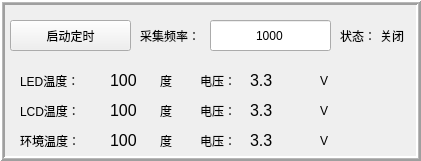
    <widget class="QFrame" name="frame_8">
     <property name="geometry">
      <rect>
       <x>380</x>
       <y>250</y>
       <width>421</width>
       <height>161</height>
      </rect>
     </property>
     <property name="contextMenuPolicy">
      <enum>Qt::DefaultContextMenu</enum>
     </property>
     <property name="frameShape">
      <enum>QFrame::Box</enum>
     </property>
     <property name="frameShadow">
      <enum>QFrame::Raised</enum>
     </property>
     <property name="lineWidth">
      <number>2</number>
     </property>
     <property name="midLineWidth">
      <number>1</number>
     </property>
     <widget class="QLabel" name="label_31">
      <property name="geometry">
       <rect>
        <x>20</x>
        <y>60</y>
        <width>81</width>
        <height>41</height>
       </rect>
      </property>
      <property name="font">
       <font>
        <family>Arial</family>
        <pointsize>9</pointsize>
       </font>
      </property>
      <property name="text">
       <string>LED温度：</string>
      </property>
     </widget>
     <widget class="QLabel" name="temp1Label">
      <property name="geometry">
       <rect>
        <x>110</x>
        <y>60</y>
        <width>41</width>
        <height>41</height>
       </rect>
      </property>
      <property name="font">
       <font>
        <family>Arial</family>
        <pointsize>12</pointsize>
       </font>
      </property>
      <property name="text">
       <string>100</string>
      </property>
     </widget>
     <widget class="QLabel" name="label_33">
      <property name="geometry">
       <rect>
        <x>160</x>
        <y>60</y>
        <width>21</width>
        <height>41</height>
       </rect>
      </property>
      <property name="font">
       <font>
        <family>Arial</family>
        <pointsize>9</pointsize>
       </font>
      </property>
      <property name="text">
       <string>度</string>
      </property>
     </widget>
     <widget class="QLabel" name="label_32">
      <property name="geometry">
       <rect>
        <x>20</x>
        <y>90</y>
        <width>81</width>
        <height>41</height>
       </rect>
      </property>
      <property name="font">
       <font>
        <family>Arial</family>
        <pointsize>9</pointsize>
       </font>
      </property>
      <property name="text">
       <string>LCD温度：</string>
      </property>
     </widget>
     <widget class="QLabel" name="temp2Label">
      <property name="geometry">
       <rect>
        <x>110</x>
        <y>90</y>
        <width>41</width>
        <height>41</height>
       </rect>
      </property>
      <property name="font">
       <font>
        <family>Arial</family>
        <pointsize>12</pointsize>
       </font>
      </property>
      <property name="text">
       <string>100</string>
      </property>
     </widget>
     <widget class="QLabel" name="label_35">
      <property name="geometry">
       <rect>
        <x>160</x>
        <y>90</y>
        <width>21</width>
        <height>41</height>
       </rect>
      </property>
      <property name="font">
       <font>
        <family>Arial</family>
        <pointsize>9</pointsize>
       </font>
      </property>
      <property name="text">
       <string>度</string>
      </property>
     </widget>
     <widget class="QLabel" name="label_36">
      <property name="geometry">
       <rect>
        <x>140</x>
        <y>20</y>
        <width>71</width>
        <height>31</height>
       </rect>
      </property>
      <property name="font">
       <font>
        <family>Arial</family>
        <pointsize>9</pointsize>
       </font>
      </property>
      <property name="text">
       <string>采集频率：</string>
      </property>
     </widget>
     <widget class="QLabel" name="label_37">
      <property name="geometry">
       <rect>
        <x>340</x>
        <y>20</y>
        <width>41</width>
        <height>31</height>
       </rect>
      </property>
      <property name="font">
       <font>
        <family>Arial</family>
        <pointsize>9</pointsize>
       </font>
      </property>
      <property name="text">
       <string>状态：</string>
      </property>
     </widget>
     <widget class="QLabel" name="tempFlagLabel">
      <property name="geometry">
       <rect>
        <x>380</x>
        <y>20</y>
        <width>31</width>
        <height>31</height>
       </rect>
      </property>
      <property name="font">
       <font>
        <family>Arial</family>
        <pointsize>9</pointsize>
       </font>
      </property>
      <property name="text">
       <string>关闭</string>
      </property>
     </widget>
     <widget class="QPushButton" name="updateTempButton">
      <property name="geometry">
       <rect>
        <x>10</x>
        <y>20</y>
        <width>121</width>
        <height>31</height>
       </rect>
      </property>
      <property name="maximumSize">
       <size>
        <width>121</width>
        <height>16777215</height>
       </size>
      </property>
      <property name="text">
       <string>启动定时</string>
      </property>
     </widget>
     <widget class="QLabel" name="label_34">
      <property name="geometry">
       <rect>
        <x>20</x>
        <y>120</y>
        <width>81</width>
        <height>41</height>
       </rect>
      </property>
      <property name="font">
       <font>
        <family>Arial</family>
        <pointsize>9</pointsize>
       </font>
      </property>
      <property name="text">
       <string>环境温度：</string>
      </property>
     </widget>
     <widget class="QLabel" name="temp3Label">
      <property name="geometry">
       <rect>
        <x>110</x>
        <y>120</y>
        <width>41</width>
        <height>41</height>
       </rect>
      </property>
      <property name="font">
       <font>
        <family>Arial</family>
        <pointsize>12</pointsize>
       </font>
      </property>
      <property name="text">
       <string>100</string>
      </property>
     </widget>
     <widget class="QLabel" name="label_38">
      <property name="geometry">
       <rect>
        <x>160</x>
        <y>120</y>
        <width>21</width>
        <height>41</height>
       </rect>
      </property>
      <property name="font">
       <font>
        <family>Arial</family>
        <pointsize>9</pointsize>
       </font>
      </property>
      <property name="text">
       <string>度</string>
      </property>
     </widget>
     <widget class="QLabel" name="label_39">
      <property name="geometry">
       <rect>
        <x>200</x>
        <y>60</y>
        <width>51</width>
        <height>41</height>
       </rect>
      </property>
      <property name="font">
       <font>
        <family>Arial</family>
        <pointsize>9</pointsize>
       </font>
      </property>
      <property name="text">
       <string>电压：</string>
      </property>
     </widget>
     <widget class="QLabel" name="label_40">
      <property name="geometry">
       <rect>
        <x>200</x>
        <y>90</y>
        <width>51</width>
        <height>41</height>
       </rect>
      </property>
      <property name="font">
       <font>
        <family>Arial</family>
        <pointsize>9</pointsize>
       </font>
      </property>
      <property name="text">
       <string>电压：</string>
      </property>
     </widget>
     <widget class="QLabel" name="label_41">
      <property name="geometry">
       <rect>
        <x>200</x>
        <y>120</y>
        <width>51</width>
        <height>41</height>
       </rect>
      </property>
      <property name="font">
       <font>
        <family>Arial</family>
        <pointsize>9</pointsize>
       </font>
      </property>
      <property name="text">
       <string>电压：</string>
      </property>
     </widget>
     <widget class="QLabel" name="temp1VoltageLabel">
      <property name="geometry">
       <rect>
        <x>250</x>
        <y>60</y>
        <width>61</width>
        <height>41</height>
       </rect>
      </property>
      <property name="font">
       <font>
        <family>Arial</family>
        <pointsize>12</pointsize>
       </font>
      </property>
      <property name="text">
       <string>3.3</string>
      </property>
     </widget>
     <widget class="QLabel" name="temp2VoltageLabel">
      <property name="geometry">
       <rect>
        <x>250</x>
        <y>90</y>
        <width>61</width>
        <height>41</height>
       </rect>
      </property>
      <property name="font">
       <font>
        <family>Arial</family>
        <pointsize>12</pointsize>
       </font>
      </property>
      <property name="text">
       <string>3.3</string>
      </property>
     </widget>
     <widget class="QLabel" name="temp3VoltageLabel">
      <property name="geometry">
       <rect>
        <x>250</x>
        <y>120</y>
        <width>61</width>
        <height>41</height>
       </rect>
      </property>
      <property name="font">
       <font>
        <family>Arial</family>
        <pointsize>12</pointsize>
       </font>
      </property>
      <property name="text">
       <string>3.3</string>
      </property>
     </widget>
     <widget class="QLabel" name="label_42">
      <property name="geometry">
       <rect>
        <x>320</x>
        <y>60</y>
        <width>21</width>
        <height>41</height>
       </rect>
      </property>
      <property name="font">
       <font>
        <family>Arial</family>
        <pointsize>9</pointsize>
       </font>
      </property>
      <property name="text">
       <string>V</string>
      </property>
     </widget>
     <widget class="QLabel" name="label_43">
      <property name="geometry">
       <rect>
        <x>320</x>
        <y>90</y>
        <width>21</width>
        <height>41</height>
       </rect>
      </property>
      <property name="font">
       <font>
        <family>Arial</family>
        <pointsize>9</pointsize>
       </font>
      </property>
      <property name="text">
       <string>V</string>
      </property>
     </widget>
     <widget class="QLabel" name="label_44">
      <property name="geometry">
       <rect>
        <x>320</x>
        <y>120</y>
        <width>21</width>
        <height>41</height>
       </rect>
      </property>
      <property name="font">
       <font>
        <family>Arial</family>
        <pointsize>9</pointsize>
       </font>
      </property>
      <property name="text">
       <string>V</string>
      </property>
     </widget>
     <widget class="QLineEdit" name="updateTempEdit">
      <property name="geometry">
       <rect>
        <x>210</x>
        <y>20</y>
        <width>121</width>
        <height>31</height>
       </rect>
      </property>
      <property name="maximumSize">
       <size>
        <width>121</width>
        <height>16777215</height>
       </size>
      </property>
      <property name="text">
       <string>1000</string>
      </property>
      <property name="alignment">
       <set>Qt::AlignCenter</set>
      </property>
     </widget>
    </widget>
